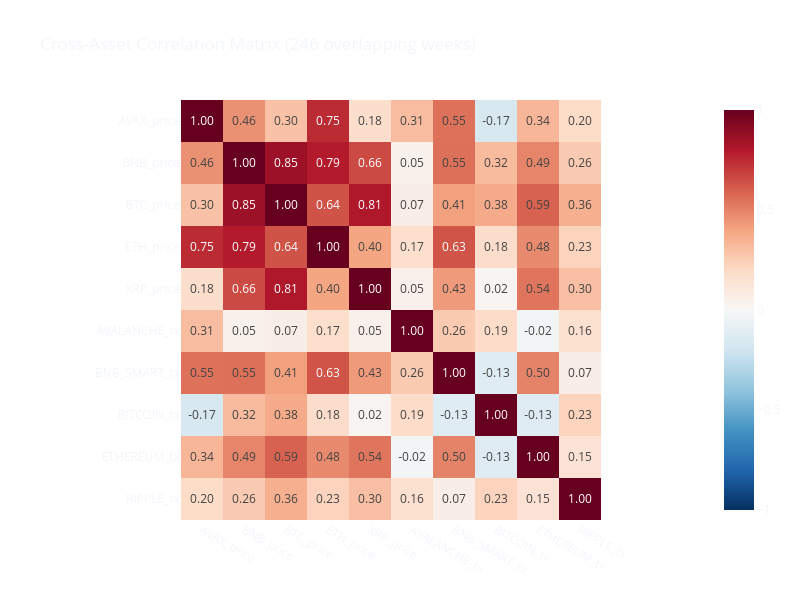

The notebook cell this image was saved under:
### Code cell
#%% Cross-Asset Correlation Matrix Heatmap

import plotly.express as px

# Pivot: each column = one asset's price or tx count per month
pivot_price = merged_df.pivot_table(index='timestamp', columns='symbols', values='average_price')
pivot_tx = merged_df.pivot_table(index='timestamp', columns='symbols', values='monthly_tx_count')

# Rename columns to show asset↔network pairing
pivot_price.columns = [f"{c}_price" for c in pivot_price.columns]
pivot_tx.columns = [f"{asset_network_pairs[c].upper()}_tx" for c in pivot_tx.columns]

# Combine into a single wide dataframe
wide_df = pd.concat([pivot_price, pivot_tx], axis=1).dropna()

full_corr = wide_df.corr().round(3)

fig = px.imshow(
    full_corr,
    text_auto=".2f",
    color_continuous_scale="RdBu_r",
    zmin=-1, zmax=1,
    title=f"Cross-Asset Correlation Matrix ({len(wide_df)} overlapping months)",
)

fig.update_layout(
    template="plotly_dark",
    paper_bgcolor="rgba(0,0,0,0)",
    plot_bgcolor="rgba(0,0,0,0)",
    height=600,
    width=800,
)

fig.show()

### Figure 1 — Plotly figure (JSON) as saved in the notebook; plotly's stock layout.template omitted (floating-point values rounded to 4 significant figures)
{"data": [{"coloraxis": "coloraxis", "hovertemplate": "x: %{x}<br>y: %{y}<br>color: %{z}<extra></extra>", "name": "0", "texttemplate": "%{z:.2f}", "type": "heatmap", "x": ["AVAX_price", "BNB_price", "BTC_price", "ETH_price", "XRP_price", "AVALANCHE_tx", "BNB_SMART_tx", "BITCOIN_tx", "ETHEREUM_tx", "RIPPLE_tx"], "xaxis": "x", "y": ["AVAX_price", "BNB_price", "BTC_price", "ETH_price", "XRP_price", "AVALANCHE_tx", "BNB_SMART_tx", "BITCOIN_tx", "ETHEREUM_tx", "RIPPLE_tx"], "yaxis": "y", "z": [[1.0, 0.458, 0.296, 0.748, 0.18, 0.312, 0.551, -0.168, 0.338, 0.196], [0.458, 1.0, 0.855, 0.794, 0.66, 0.049, 0.554, 0.318, 0.494, 0.261], [0.296, 0.855, 1.0, 0.637, 0.808, 0.068, 0.411, 0.378, 0.593, 0.361], [0.748, 0.794, 0.637, 1.0, 0.396, 0.174, 0.634, 0.183, 0.478, 0.225], [0.18, 0.66, 0.808, 0.396, 1.0, 0.052, 0.431, 0.023, 0.54, 0.302], [0.312, 0.049, 0.068, 0.174, 0.052, 1.0, 0.264, 0.186, -0.024, 0.158], [0.551, 0.554, 0.411, 0.634, 0.431, 0.264, 1.0, -0.126, 0.498, 0.068], [-0.168, 0.318, 0.378, 0.183, 0.023, 0.186, -0.126, 1.0, -0.13, 0.225], [0.338, 0.494, 0.593, 0.478, 0.54, -0.024, 0.498, -0.13, 1.0, 0.147], [0.196, 0.261, 0.361, 0.225, 0.302, 0.158, 0.068, 0.225, 0.147, 1.0]]}], "layout": {"coloraxis": {"cmax": 1, "cmin": -1, "colorscale": [[0, "rgb(5,48,97)"], [0.1, "rgb(33,102,172)"], [0.2, "rgb(67,147,195)"], [0.3, "rgb(146,197,222)"], [0.4, "rgb(209,229,240)"], [0.5, "rgb(247,247,247)"], [0.6, "rgb(253,219,199)"], [0.7, "rgb(244,165,130)"], [0.8, "rgb(214,96,77)"], [0.9, "rgb(178,24,43)"], [1, "rgb(103,0,31)"]]}, "height": 600, "paper_bgcolor": "rgba(0,0,0,0)", "plot_bgcolor": "rgba(0,0,0,0)", "title": {"text": "Cross-Asset Correlation Matrix (246 overlapping weeks)"}, "width": 800, "xaxis": {"anchor": "y", "constrain": "domain", "domain": [0, 1], "scaleanchor": "y"}, "yaxis": {"anchor": "x", "autorange": "reversed", "constrain": "domain", "domain": [0, 1]}}}
